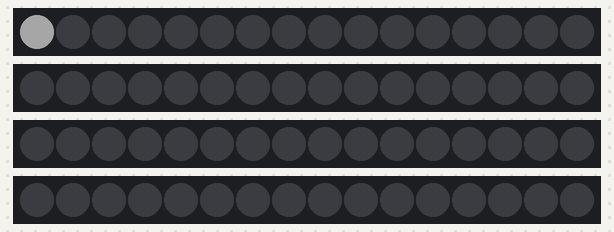
Recording of a program running on a simulated Raspberry Pi (BCM pin numbers). Parts: 4 × 16 RGB LEDs in strip order, left to right. Dim RGB values are drawn brighter than linear; random numbers come from a fixed seed.

Above: at 0.98 s.
At 5.93 s:
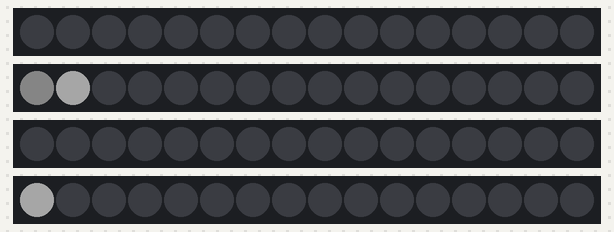
At 10.57 s:
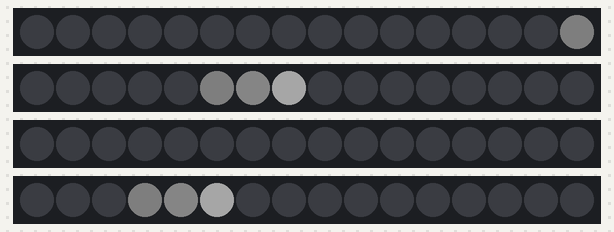
At 20.16 s:
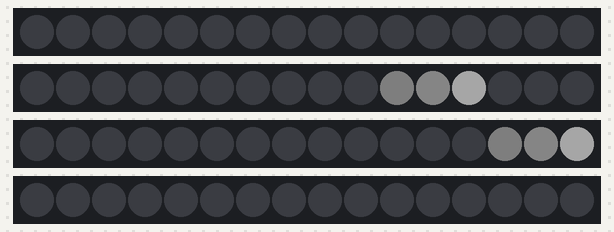
At 29.76 s:
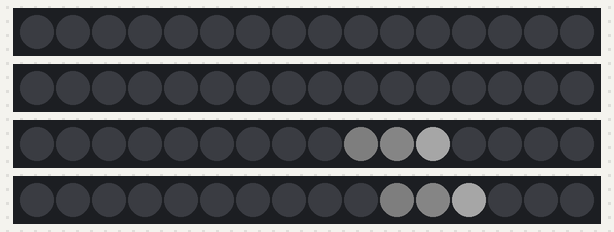
At 39.45 s:
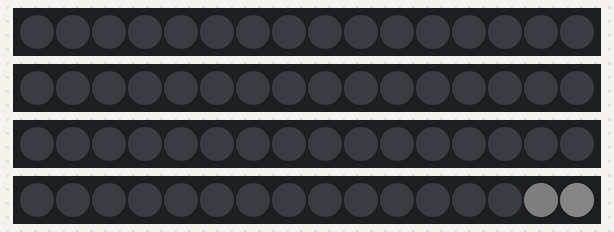

The program:

mote_icicles.py
```python
import time
from random import randint
from mote import Mote

mote = Mote()

mote.configure_channel(1, 16, False)
mote.configure_channel(2, 16, False)
mote.configure_channel(3, 16, False)
mote.configure_channel(4, 16, False)

full_brightness = 40

class Icicle:
    def __init__(self, channel):
        self.channel = channel

        # The icicle has a random "virtual" length, which is longer than the physical
        # number of pixels.
        # Each frame, the drip progresses along the virtual length,
        # until it reaches the end of the virtual icicle.
        self.current_pixel = None
        self.pixel_length = None
        self.start_random_wait_for_next_drip()

        # To avoid all 4 icicles starting at the same time, for this first cycle only,
        # start the loop below the end of the icicle, so that we just see a wait
        # until the end of the virtual icicle
        self.current_pixel = 20
        assert(self.current_pixel < self.pixel_length)

    def step(self):
        # Dim or turn off previous pixels
        self.set_pixel_brightness(self.current_pixel - 3, 0.0)
        self.set_pixel_brightness(self.current_pixel - 2, 0.1)
        self.set_pixel_brightness(self.current_pixel - 1, 0.2)
        self.set_pixel_brightness(self.current_pixel, 1.0)

        # Advance pixel number, ready for next frame
        self.current_pixel += 1

        # If the next pixel will be zero, set up a random wait before starting the
        # next cycle:
        if self.current_pixel == self.pixel_length:
            self.start_random_wait_for_next_drip()

    def set_pixel_brightness(self, pixel, brightness_fraction):
        if not self.valid_pixel(pixel):
            return
        brightness = int(brightness_fraction * full_brightness)
        mote.set_pixel(self.channel, pixel, brightness, brightness, brightness)

    def valid_pixel(self, pixel):
        return pixel >=0 and pixel <= 15

    def start_random_wait_for_next_drip(self):
        self.current_pixel = 0
        self.pixel_length = randint(25, 50)


if __name__ == "__main__":
    mote.clear()

    icicles = [
        Icicle(1),
        Icicle(2),
        Icicle(3),
        Icicle(4)
        ]

    while True:
        for icicle in icicles:
            icicle.step()
        mote.show()
        time.sleep(0.1)
```
